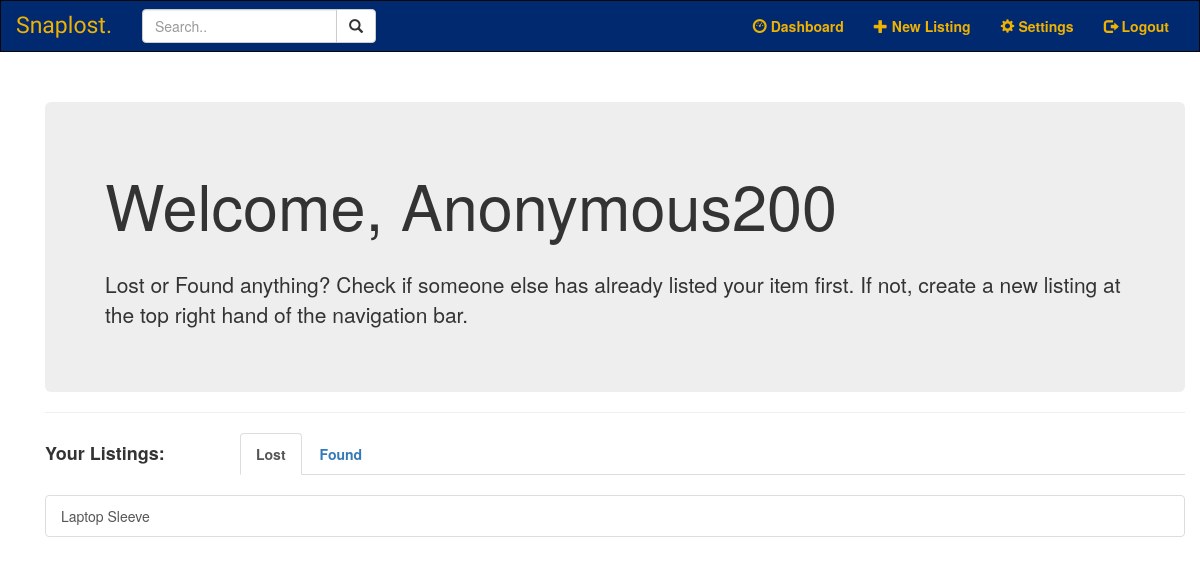
Page /dashboard (signed in) on the earlier database version.
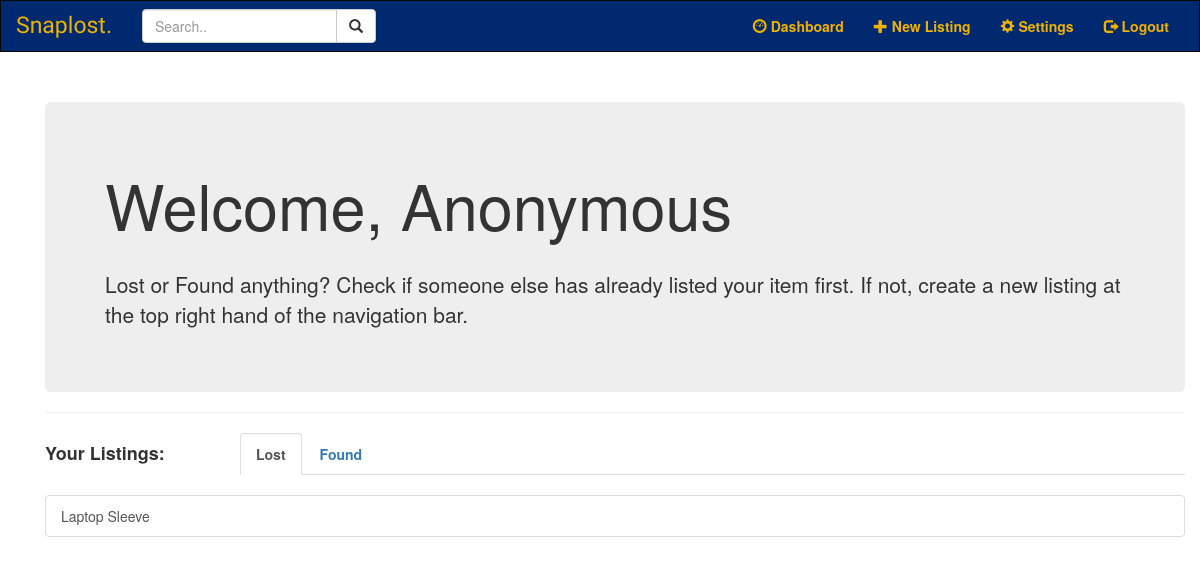
Same page on the later database version.
### models.py (models this page shows)
class User(UserMixin, db.Model):
    __tablename__ = "user"
    __table_args__ = {'extend_existing': True}
    id = db.Column(db.Integer, primary_key=True)
    email = db.Column(db.String(100), unique=True)
    password = db.Column(db.String(100))
    name = db.Column(db.String(1000), unique=True)
    listing = db.relationship('Item', backref='lister', cascade='all, delete-orphan', lazy='dynamic')

### main.py (the view)
@main.route('/dashboard')
@login_required
def dashboard():
	listings = Item.query.filter_by(lister=current_user)
	return render_template('dashboard.html', name=current_user.name, listings=listings)

### templates/dashboard.html (shortened to what this page needs)
{% extends "base.html" %}
{% block content %}
<div class="container">
	<div class="jumbotron">
		<h1>Welcome, {{ name }}</h1>
		<br>
		<p>Lost or Found anything? Check if someone else has already listed your item first. If not, create a new listing at the top right hand of the navigation bar.</p>
	</div>
	<hr>
	<div class="row">
		<div class="col-sm-2">
			<h4><b> Your Listings: </b></h4>
		</div>
		<div class="col-sm-10">
			<ul class="nav nav-tabs">
				<li class="active"><a data-toggle="tab" href="#lost"><b>Lost</b></a></li>
				<li><a data-toggle="tab" href="#found"><b>Found</b></a></li>
			</ul>
		</div>
	</div>
	<br>
	<div class="tab-content">
		<div id="lost" class="tab-pane fade in active">
			<div class="list-group">
				{% for listing in listings %}
					{% if listing.category == "lost" %}
						<a href="{{ url_for('item.listing', listing_id=listing.id) }}"
							class="list-group-item">{{ listing.item }}</a>
					{% endif %}
				{% endfor %}
			</div>
		</div>
	</div>
</div>
{% endblock %}

Differences in the rows shown:
changed User: name "Anonymous200" → "Anonymous"
